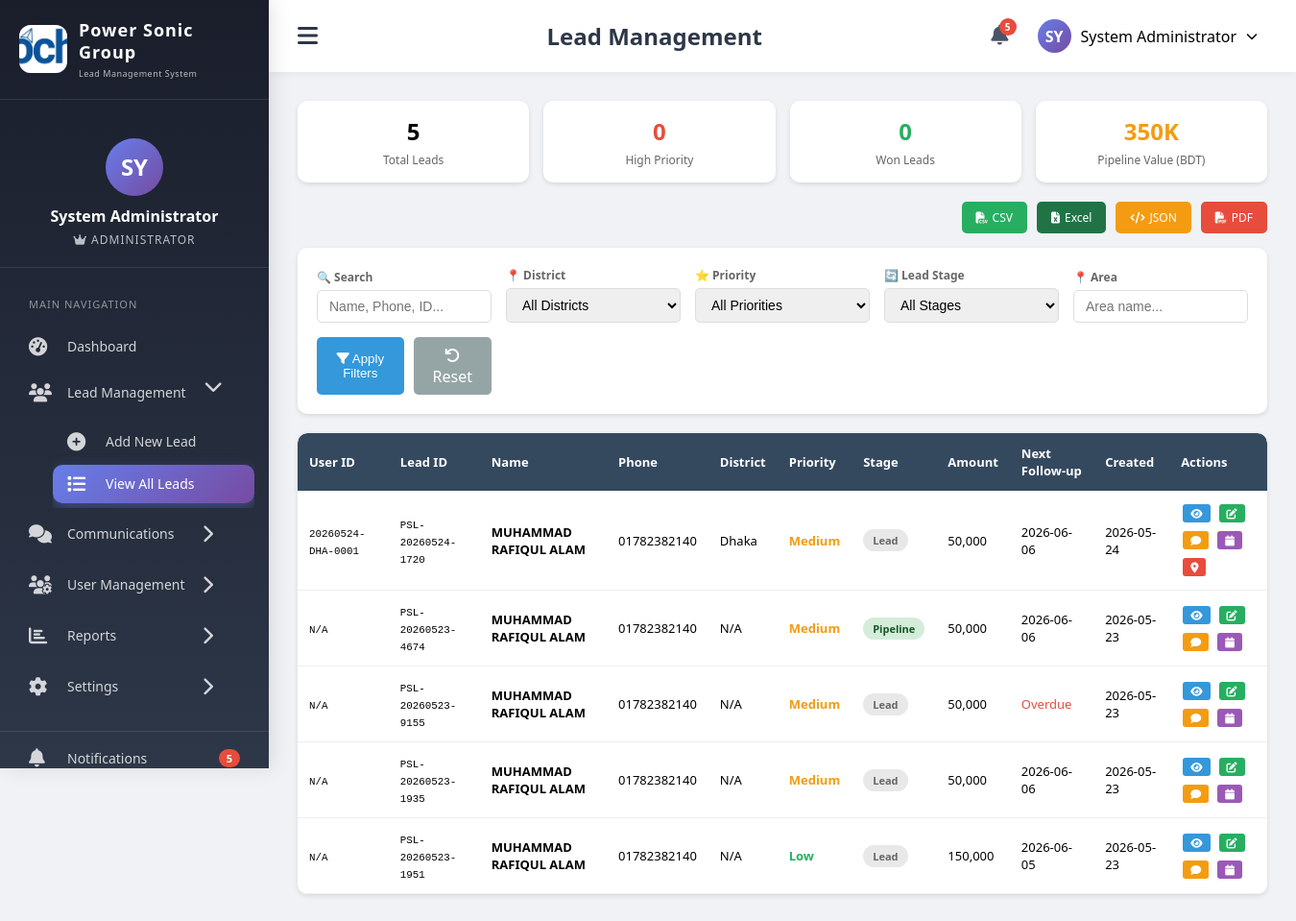
Page /view_leads.php (signed in) on the committed database.
### tables this page shows
CREATE TABLE `company_settings` (
  `id` int(11) NOT NULL,
  `company_name` varchar(200) NOT NULL DEFAULT 'Power Sonic',
  `company_logo` varchar(500) DEFAULT NULL,
  `company_favicon` varchar(500) DEFAULT NULL,
  `company_email` varchar(100) DEFAULT NULL,
  `company_phone` varchar(50) DEFAULT NULL,
  `company_mobile` varchar(50) DEFAULT NULL,
  `company_address` text DEFAULT NULL,
  `company_city` varchar(100) DEFAULT NULL,
  `company_state` varchar(100) DEFAULT NULL,
  `company_country` varchar(100) DEFAULT 'Bangladesh',
  `company_postal_code` varchar(20) DEFAULT NULL,
  `company_website` varchar(200) DEFAULT NULL,
  `company_business_hours` text DEFAULT NULL,
  `company_social_facebook` varchar(255) DEFAULT NULL,
  `company_social_linkedin` varchar(255) DEFAULT NULL,
  `company_social_twitter` varchar(255) DEFAULT NULL,
  `company_social_instagram` varchar(255) DEFAULT NULL,
  `company_registration_no` varchar(100) DEFAULT NULL,
  `company_tax_id` varchar(100) DEFAULT NULL,
  `company_bin_no` varchar(100) DEFAULT NULL,
  `bank_name` varchar(200) DEFAULT NULL,
  `bank_account_name` varchar(200) DEFAULT NULL,
  `bank_account_number` varchar(100) DEFAULT NULL,
  `bank_routing_number` varchar(50) DEFAULT NULL,
  `footer_text` varchar(500) DEFAULT NULL,
  `invoice_prefix` varchar(20) DEFAULT 'INV',
  `currency_symbol` varchar(10) DEFAULT 'BDT',
  `date_format` varchar(20) DEFAULT 'Y-m-d',
  `timezone` varchar(50) DEFAULT 'Asia/Dhaka',
  `created_at` timestamp NOT NULL DEFAULT current_timestamp(),
  `updated_at` timestamp NOT NULL DEFAULT current_timestamp() ON UPDATE current_timestamp()
);

CREATE TABLE `leads` (
  `id` int(11) NOT NULL,
  `lead_unique_id` varchar(20) NOT NULL,
  `user_custom_id` varchar(50) DEFAULT NULL,
  `name` varchar(100) NOT NULL,
  `email` varchar(100) DEFAULT NULL,
  `phone` varchar(20) NOT NULL,
  `area` varchar(100) NOT NULL,
  `address` text DEFAULT NULL,
  `country` varchar(50) DEFAULT 'Bangladesh',
  `district` varchar(100) DEFAULT NULL,
  `police_station` varchar(100) DEFAULT NULL,
  `post_office` varchar(100) DEFAULT NULL,
  `google_map_link` text DEFAULT NULL,
  `latitude` varchar(50) DEFAULT NULL,
  `longitude` varchar(50) DEFAULT NULL,
  `priority` enum('High','Medium','Low') DEFAULT 'Medium',
  `lead_stage` varchar(50) DEFAULT 'Lead',
  `expected_amount` decimal(10,2) DEFAULT 0.00,
  `currency` varchar(3) DEFAULT 'BDT',
  `probability` int(11) DEFAULT 0,
  `next_followup_date` date DEFAULT NULL,
  `last_contact_date` date DEFAULT NULL,
  `won_date` date DEFAULT NULL,
  `lost_reason` text DEFAULT NULL,
  `status` enum('New','Contacted','Negotiation','Converted','Lost') DEFAULT 'New',
  `created_by` int(11) DEFAULT NULL,
  `created_at` timestamp NOT NULL DEFAULT current_timestamp(),
  `updated_at` timestamp NOT NULL DEFAULT current_timestamp() ON UPDATE current_timestamp()
);

### view_leads.php (the view, shortened to what the rows shown need)
<?php
require_once 'config.php';
require_once 'includes/header.php';
$where = "";
$params = [];
if (isFieldAgent()) {
    $where = "WHERE created_by = ?";
    $params[] = $_SESSION['user_id'];
} else {
    $where = "WHERE 1=1";
}
$query = "SELECT * FROM leads $where ORDER BY created_at DESC";
$stmt = $pdo->prepare($query);
$stmt->execute($params);
$leads = $stmt->fetchAll();
?>
<div class="table-container">
    <table class="data-table">
        <thead>
            <tr>
                <th>User ID</th>
                <th>Lead ID</th>
                <th>Name</th>
                <th>Phone</th>
                <th>District</th>
                <th>Priority</th>
                <th>Stage</th>
                <th>Amount</th>
                <th>Next Follow-up</th>
                <th>Created</th>
                <th>Actions</th>
            </tr>
        </thead>
        <tbody>
            <?php if(count($leads) > 0): ?>
                <?php foreach($leads as $lead): ?>
                <tr>
                    <td>
                        <small style="font-family: monospace;"><?php echo $lead['user_custom_id'] ?? 'N/A'; ?></small>
                    </td>
                    <td>
                        <small style="font-family: monospace;"><?php echo $lead['lead_unique_id']; ?></small>
                    </td>
                    <td>
                        <strong><?php echo htmlspecialchars($lead['name']); ?></strong>
                    </td>
                    <td><?php echo $lead['phone']; ?></td>
                    <td><?php echo htmlspecialchars($lead['district'] ?? 'N/A'); ?></td>
                    <td class="priority-<?php echo strtolower($lead['priority']); ?>">
                        <?php echo $lead['priority']; ?>
                    </td>
                    <td>
                        <span class="stage-badge stage-<?php echo str_replace(' ', '', $lead['lead_stage'] ?? 'Lead'); ?>">
                            <?php echo $lead['lead_stage'] ?? 'Lead'; ?>
                        </span>
                    </td>
                    <td>
                        <?php echo ($lead['expected_amount'] ?? 0) > 0 ? number_format($lead['expected_amount'], 0) : '-'; ?>
                    </td>
                    <td>
                        <?php
                        if($lead['next_followup_date']) {
                            $followup = date('Y-m-d', strtotime($lead['next_followup_date']));
                            $today = date('Y-m-d');
                            if($followup == $today) {
                                echo '<span style="color: #e74c3c;"><i class="fas fa-bell"></i> Today</span>';
                            } elseif($followup < $today) {
                                echo '<span style="color: #e74c3c;">Overdue</span>';
                            } else {
                                echo $followup;
                            }
                        } else {
                            echo '-';
                        }
                        ?>
                    </td>
                    <td><?php echo date('Y-m-d', strtotime($lead['created_at'])); ?></td>
                    <td>
                        <div style="display: flex; gap: 5px; flex-wrap: wrap;">
                            <a href="view_lead.php?id=<?php echo $lead['id']; ?>" class="btn-sm" style="background: #3498db; color: white; padding: 4px 8px; border-radius: 3px; text-decoration: none;" title="View Details">
                                <i class="fas fa-eye"></i>
                            </a>
                            <?php if(isAdmin()): ?>
                            <a href="edit_lead.php?id=<?php echo $lead['id']; ?>" class="btn-sm" style="background: #27ae60; color: white; padding: 4px 8px; border-radius: 3px; text-decoration: none;" title="Edit Lead">
                                <i class="fas fa-edit"></i>
                            </a>
                            <?php endif; ?>
                            <a href="add_communication.php?lead_id=<?php echo $lead['id']; ?>" class="btn-sm" style="background: #f39c12; color: white; padding: 4px 8px; border-radius: 3px; text-decoration: none;" title="Add Communication">
                                <i class="fas fa-comment"></i>
                            </a>
                            <a href="schedule_task.php?lead_id=<?php echo $lead['id']; ?>" class="btn-sm" style="background: #9b59b6; color: white; padding: 4px 8px; border-radius: 3px; text-decoration: none;" title="Schedule Follow-up">
                                <i class="fas fa-calendar"></i>
                            </a>
                            <?php if($lead['google_map_link']): ?>
                            <a href="<?php echo $lead['google_map_link']; ?>" target="_blank" class="btn-sm" style="background: #e74c3c; color: white; padding: 4px 8px; border-radius: 3px; text-decoration: none;" title="View on Map">
                                <i class="fas fa-map-marker-alt"></i>
                            </a>
                            <?php endif; ?>
                        </div>
                    </td>
                </tr>
                <?php endforeach; ?>
            <?php endif; ?>
        </tbody>
    </table>
</div>
<?php
require_once 'includes/footer.php';
?>

### includes/header.php (shortened to what the rows shown need)
<?php
$stmt = $pdo->query("SELECT company_name, company_logo, company_favicon FROM company_settings LIMIT 1");
$company_settings = $stmt->fetch();
?>
<!DOCTYPE html>
<html lang="en">
<head>
    <link rel="stylesheet" href="https://cdnjs.cloudflare.com/ajax/libs/font-awesome/6.4.0/css/all.min.css">
</head>
<body>
    <div class="crm-wrapper">
        <div class="sidebar" id="sidebar">
            <div class="sidebar-header">
                <div class="logo-container">
                    <?php if(!empty($company_settings['company_logo']) && file_exists($company_settings['company_logo'])): ?>
                        <div class="logo-img">
                            <img src="<?php echo $company_settings['company_logo']; ?>" alt="Company Logo">
                        </div>
                    <?php else: ?>
                        <div class="logo-icon">
                            <i class="fas fa-bolt"></i>
                        </div>
                    <?php endif; ?>
                    <div class="logo-text">
                        <h3><?php echo htmlspecialchars($company_settings['company_name']); ?></h3>
                        <div class="company-tagline">Lead Management System</div>
                    </div>
                </div>
            </div>
        </div>
        <div class="main-content" id="mainContent">
            <div class="content-area">

### rows in the picture
company_settings: company_logo (picture), company_name "Power Sonic Group"
leads: user_custom "20260524-DHA-0001", lead_unique "PSL-20260524-1720", name "MUHAMMAD RAFIQUL ALAM", phone "01782382140", district "Dhaka", priority "Medium", lead_stage "Lead", expected_amount "50,000", next_followup_date "2026-06-06", created_at "2026-05-24"
leads: user_custom "N/A", lead_unique "PSL-20260523-4674", name "MUHAMMAD RAFIQUL ALAM", phone "01782382140", district "N/A", priority "Medium", lead_stage "Pipeline", expected_amount "50,000", next_followup_date "2026-06-06", created_at "2026-05-23"
leads: user_custom "N/A", lead_unique "PSL-20260523-9155", name "MUHAMMAD RAFIQUL ALAM", phone "01782382140", district "N/A", priority "Medium", lead_stage "Lead", expected_amount "50,000", next_followup_date "Overdue", created_at "2026-05-23"
leads: user_custom "N/A", lead_unique "PSL-20260523-1935", name "MUHAMMAD RAFIQUL ALAM", phone "01782382140", district "N/A", priority "Medium", lead_stage "Lead", expected_amount "50,000", next_followup_date "2026-06-06", created_at "2026-05-23"
leads: user_custom "N/A", lead_unique "PSL-20260523-1951", name "MUHAMMAD RAFIQUL ALAM", phone "01782382140", district "N/A", priority "Low", lead_stage "Lead", expected_amount "150,000", next_followup_date "2026-06-05", created_at "2026-05-23"

### other values in the picture
substr($_SESSION['full_name'] ?? 'U', 0, 2) "SY"
$_SESSION['full_name'] "System Administrator"
$role_display "ADMINISTRATOR"
$notif_count "5"
$page_titles[$current_page] "Lead Management"
count($leads) "5"
$highCount "0"
$wonCount "0"
$totalAmount / 1000 "350"
